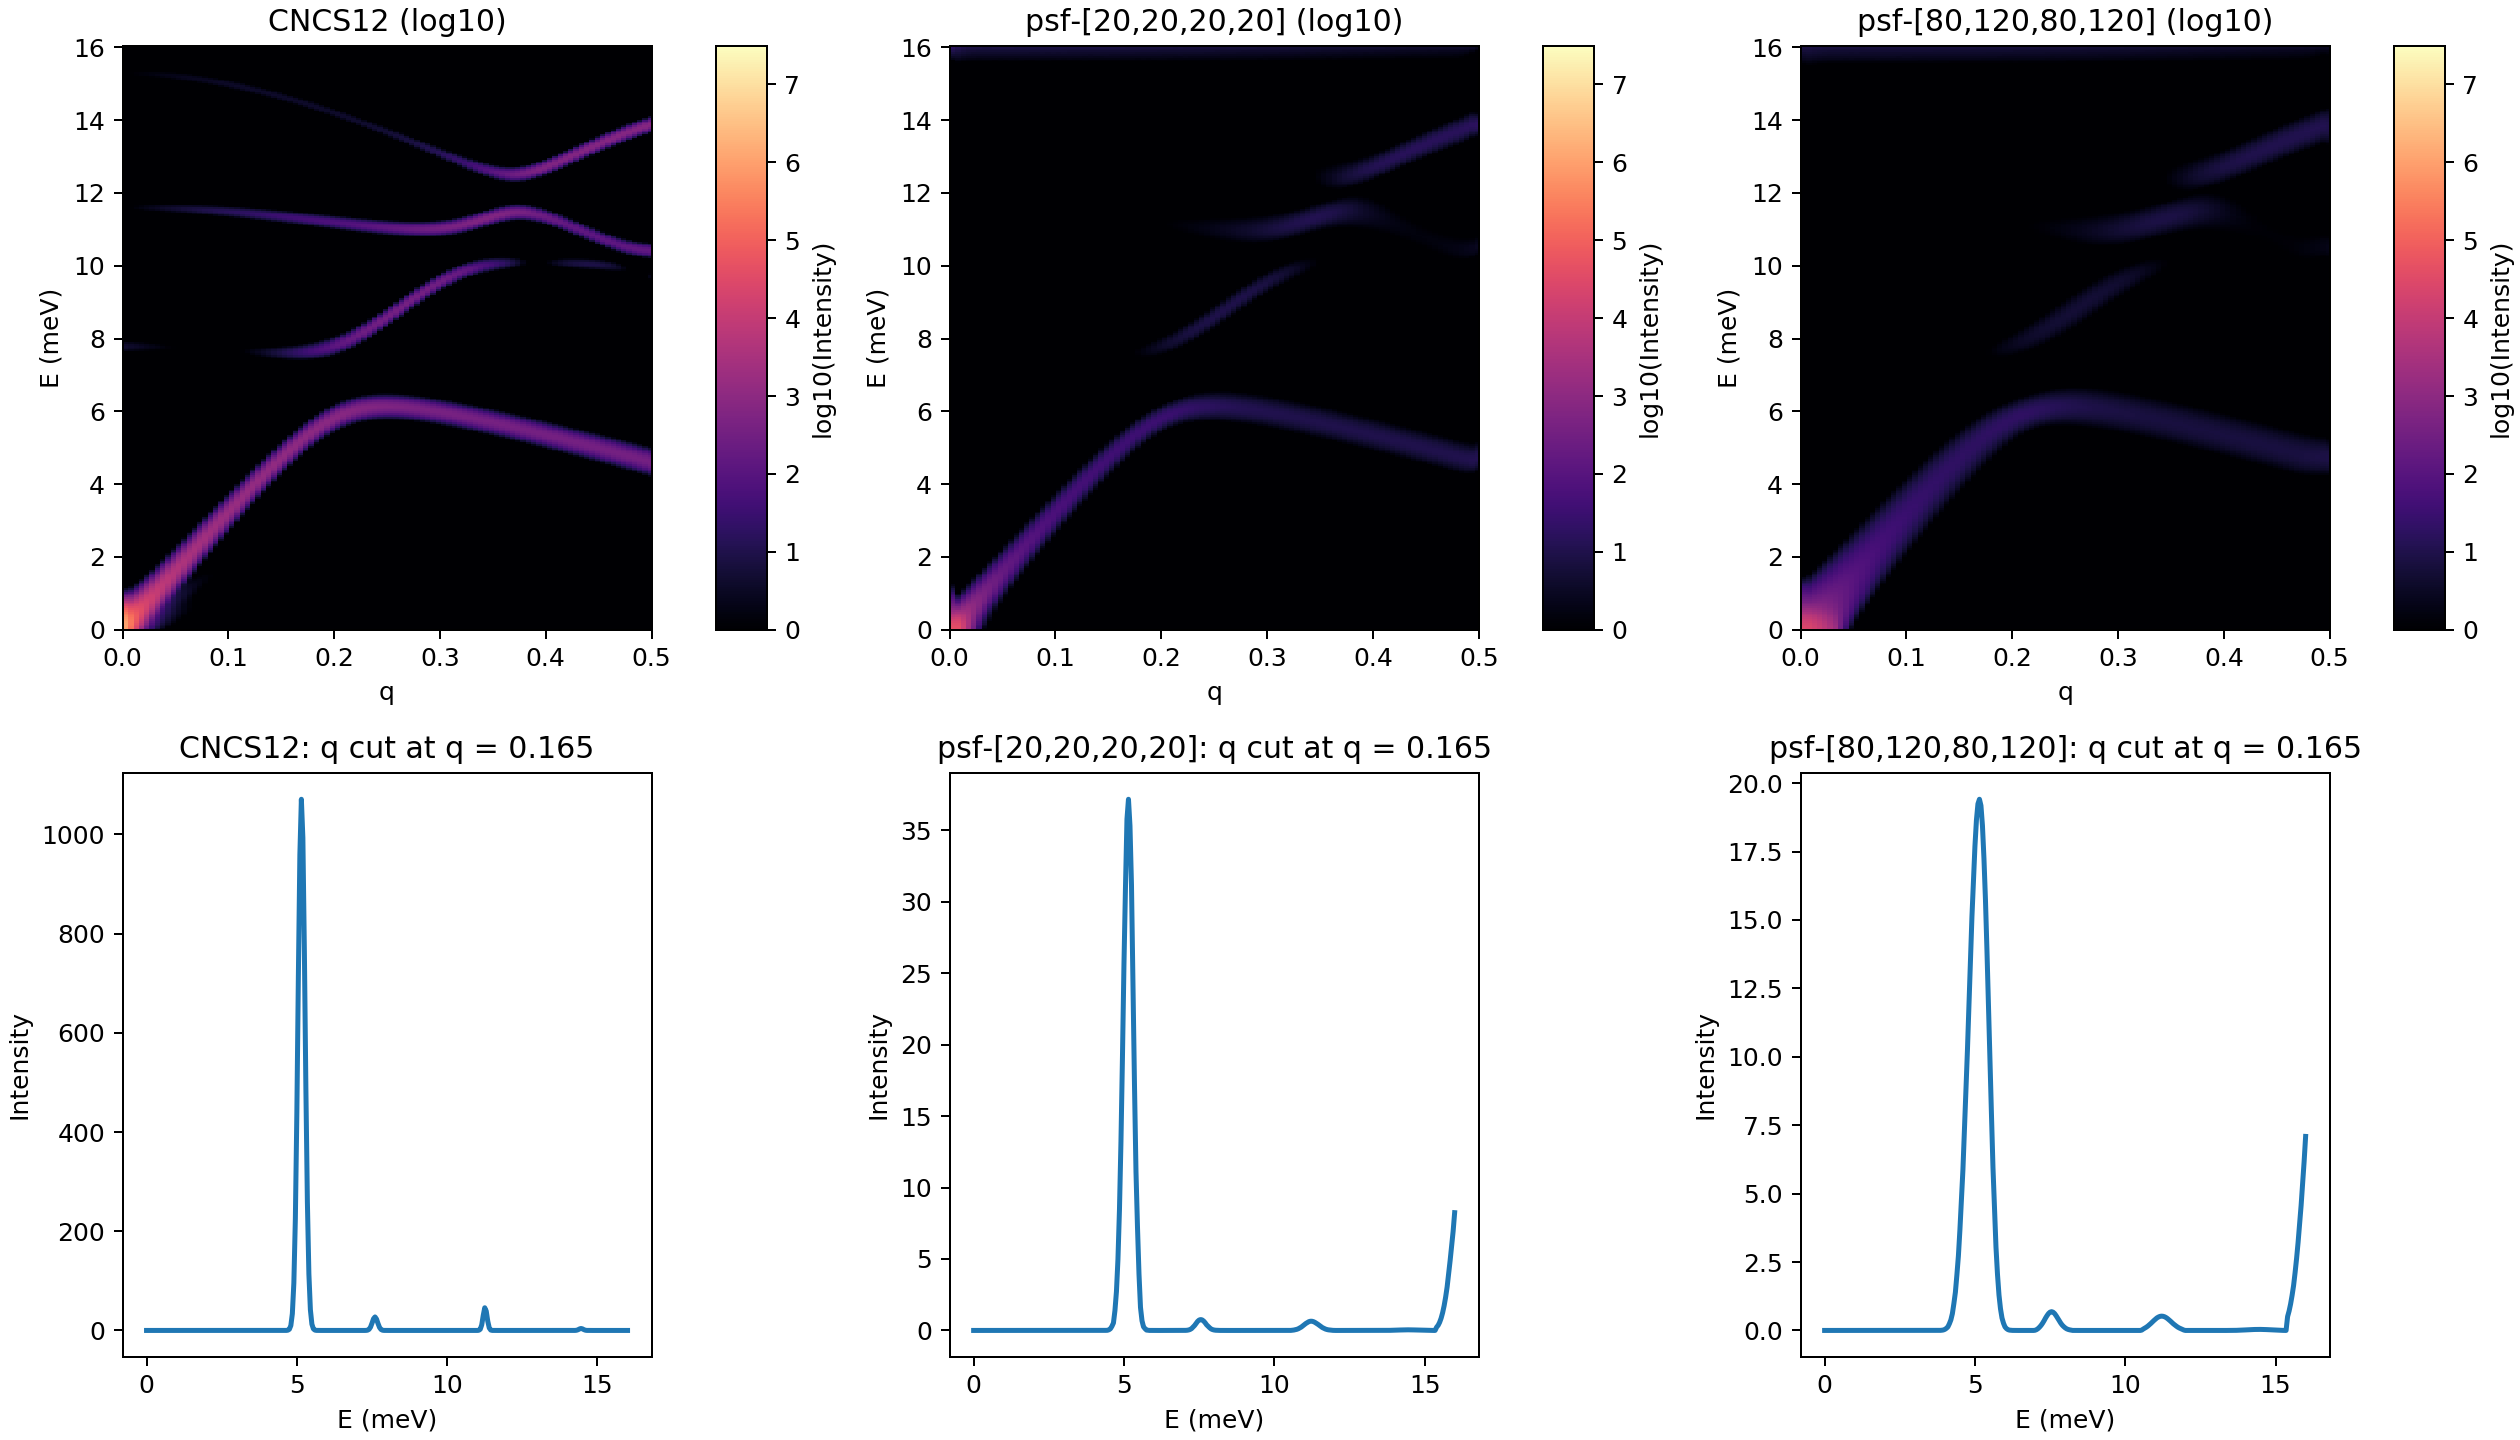

The Python source for this figure:
from pathlib import Path
import re
import numpy as np
import matplotlib
matplotlib.use("Agg")
import matplotlib.pyplot as plt

ROOT = Path(__file__).resolve().parent
PAT = re.compile(r"(?<=\d)([+-]\d{2,3})(?=\s|$)")

# ---------- real grid parameters ----------
ne = 320
deltaE = 0.05

nqh = 100
deltaH = 0.005


def load_matrix(path: Path) -> np.ndarray:
    rows = []
    with open(path, "r", encoding="utf-8") as f:
        for line in f:
            fixed = PAT.sub(r"E\1", line)
            vals = np.fromstring(fixed, sep=" ")
            if vals.size:
                rows.append(vals)
    return np.vstack(rows)


def safe_log10(arr: np.ndarray, floor: float = 1e-12) -> np.ndarray:
    return np.log10(np.maximum(arr, floor))


def summarize(ref: np.ndarray, arr: np.ndarray):
    diff = arr - ref
    rel_l2 = np.linalg.norm(diff) / max(np.linalg.norm(ref), 1e-30)
    return {
        "shape": arr.shape,
        "peak": float(np.max(arr)),
        "sum": float(np.sum(arr)),
        "rel_l2_vs_cncs12": float(rel_l2),
    }


def build_axes(arr: np.ndarray):
    nq, ne_arr = arr.shape

    if ne_arr not in (320, 321):
        print(f"[WARN] unexpected energy dimension: {ne_arr}")
    if nq != 100:
        print(f"[WARN] unexpected Q dimension: {nq}")

    e_axis = np.arange(ne_arr) * deltaE
    q_axis = np.arange(nq, dtype=float) * deltaH
    return q_axis, e_axis


def main():
    cn = load_matrix(ROOT / "SQE_300K_CNCS12.dat")
    psf20 = load_matrix(ROOT / "SQE_300K_psf_hcol_20.dat")
    psf80 = load_matrix(ROOT / "SQE_300K_psf_hcol_80_120.dat")

    q_axis, e_axis = build_axes(cn)
    nq, ne_arr = cn.shape  # ✅ FIXED: define nq and ne_arr from actual data shape
    qmid = nq // 3
    qmid_value = q_axis[qmid]

    with open(ROOT / "compare_cncs12_psf_hcol.txt", "w", encoding="utf-8") as f:
        f.write("CNCS12 vs PSF(hcol-only) comparison\n")
        f.write("=================================\n")
        f.write(f"Q range = 0 to {q_axis[-1]:.6f}\n")
        f.write(f"E range = 0 to {e_axis[-1]:.6f} meV\n")
        f.write(f"qmid index = {qmid}\n")
        f.write(f"qmid value = {qmid_value:.6f}\n\n")

        for name, arr in [
            ("CNCS12", cn),
            ("psf-[20,20,20,20]", psf20),
            ("psf-[80,120,80,120]", psf80),
        ]:
            s = summarize(cn, arr) if name != "CNCS12" else {
                "shape": arr.shape,
                "peak": float(np.max(arr)),
                "sum": float(np.sum(arr)),
                "rel_l2_vs_cncs12": 0.0
            }
            f.write(f"[{name}]\n")
            f.write(f"shape = {s['shape']}\n")
            f.write(f"peak = {s['peak']:.12e}\n")
            f.write(f"sum = {s['sum']:.12e}\n")
            f.write(f"rel_l2_vs_cncs12 = {s['rel_l2_vs_cncs12']:.12e}\n\n")

    datasets = [
        ("CNCS12", cn),
        ("psf-[20,20,20,20]", psf20),
        ("psf-[80,120,80,120]", psf80),
    ]

    vmin = 0.0
    vmax = 7.5

    # ✅ FIXED: use ne_arr and nq from actual shape
    extent = [0.0, nq * deltaH,0.0, ne_arr * deltaE]

    fig, axes = plt.subplots(2, 3, figsize=(14, 8), constrained_layout=True)
    for j, (title, arr) in enumerate(datasets):
        arr_log = safe_log10(arr)
        im = axes[0, j].imshow(
            arr_log.T,
            origin="lower",
            aspect="auto",
            cmap="magma",
            vmin=vmin,
            vmax=vmax,
            extent=extent,
        )
        axes[0, j].set_title(f"{title} (log10)")
        axes[0, j].set_ylabel("E (meV)")
        axes[0, j].set_xlabel("q")
        fig.colorbar(im, ax=axes[0, j], fraction=0.046, pad=0.04, label="log10(Intensity)")

        axes[1, j].plot(e_axis, arr[qmid, :], lw=2.0)
        axes[1, j].set_title(f"{title}: q cut at q = {qmid_value:.3f}")
        axes[1, j].set_xlabel("E (meV)")
        axes[1, j].set_ylabel("Intensity")

    fig.savefig(ROOT / "compare_cncs12_psf_hcol.png", dpi=180)

    fig2, ax = plt.subplots(1, 1, figsize=(8, 4), constrained_layout=True)
    ax.plot(e_axis, cn[qmid, :], lw=2.0, label="CNCS12")
    ax.plot(e_axis, psf20[qmid, :], lw=2.0, label="psf-[20,20,20,20]")
    ax.plot(e_axis, psf80[qmid, :], lw=2.0, label="psf-[80,120,80,120]")
    ax.set_xlabel("E (meV)")
    ax.set_ylabel("Intensity")
    ax.set_title(f"q cut overlay at q = {qmid_value:.3f}")
    ax.legend(frameon=False)
    fig2.savefig(ROOT / "compare_cncs12_psf_hcol_linecut.png", dpi=180)

    fig3, axes = plt.subplots(1, 3, figsize=(14, 4), constrained_layout=True)
    for ax, (title, arr) in zip(axes, datasets):
        arr_log = safe_log10(arr)
        im = ax.imshow(
            arr_log.T,
            origin="lower",
            aspect="auto",
            cmap="magma",
            vmin=vmin,
            vmax=vmax,
            extent=extent,
        )
        ax.set_title(f"{title} (log10)")
        ax.set_ylabel(r"$E$ (meV)")
        ax.set_xlabel("q")
        fig3.colorbar(im, ax=ax, fraction=0.046, pad=0.04, label="log10(Intensity)")
    fig3.savefig(ROOT / "compare_cncs12_psf_hcol_maps_only.png", dpi=180)


if __name__ == "__main__":
    main()
